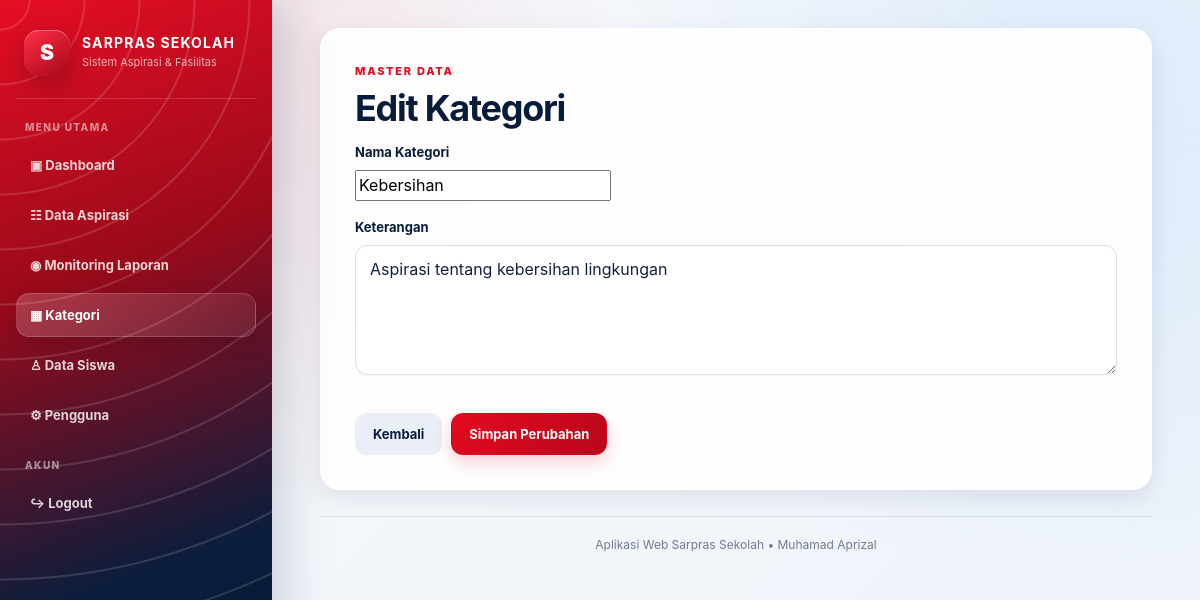
The page /edit_kategori.php?id=2 (signed in) on the database its author committed.
### tables this page shows
CREATE TABLE `kategori` (
    `id_kategori` INT AUTO_INCREMENT PRIMARY KEY,
    `nama_kategori` VARCHAR(100) NOT NULL UNIQUE,
    `keterangan` VARCHAR(255) NULL,
    `created_at` TIMESTAMP DEFAULT CURRENT_TIMESTAMP
);

### edit_kategori.php (the view)
<?php include "auth.php";include "conection.php";$id=(int)($_GET['id']??0);$q=$conn->prepare("SELECT * FROM kategori WHERE id_kategori=?");$q->bind_param("i",$id);$q->execute();$data=$q->get_result()->fetch_assoc();if(!$data)die("Kategori tidak ditemukan.");$error='';if($_SERVER['REQUEST_METHOD']==='POST'){$nama=trim($_POST['nama_kategori']??'');$ket=trim($_POST['keterangan']??'');if($nama==='')$error='Nama kategori wajib diisi.';else{$s=$conn->prepare("UPDATE kategori SET nama_kategori=?,keterangan=? WHERE id_kategori=?");$s->bind_param("ssi",$nama,$ket,$id);if($s->execute()){header("Location: kategori.php");exit;}$error=$s->error;}}?>
<!doctype html><html lang="id"><head><meta charset="utf-8"><meta name="viewport" content="width=device-width,initial-scale=1"><title>Edit Kategori</title><link rel="stylesheet" href="./data.css?v=spiderman2026"></head><body><div class="app"><?php include "header.php";?><div class="form-card"><p class="eyebrow">MASTER DATA</p><h1>Edit Kategori</h1><?php if($error):?><div class="alert error"><?=htmlspecialchars($error)?></div><?php endif;?><form method="post"><div class="form-group"><label>Nama Kategori</label><input name="nama_kategori" value="<?=htmlspecialchars($data['nama_kategori'])?>" required></div><div class="form-group"><label>Keterangan</label><textarea name="keterangan"><?=htmlspecialchars($data['keterangan']??'')?></textarea></div><div class="actions"><a class="btn btn-secondary" href="kategori.php">Kembali</a><button class="btn btn-primary">Simpan Perubahan</button></div></form></div><?php include "footer.php";?></div></body></html>

### data.css (style rules this page uses)
:root { --sp-red:#e50920; --sp-red-dark:#a70718; --sp-blue:#071b3a; --sp-blue-2:#0b2d5c; --sp-cyan:#1d8cff; --ink:#14213d; --muted:#6f7b91; --surface:rgba(255,255,255,.88); --surface-solid:#ffffff; --line:rgba(20,33,61,.10); --shadow:0 18px 50px rgba(7,27,58,.12); --shadow-soft:0 8px 24px rgba(7,27,58,.09); --radius:20px; --ease:cubic-bezier(.22,1,.36,1); }
*, *::before, *::after { box-sizing:border-box; }
html { scroll-behavior:smooth; }
body { margin:0; min-height:100vh; color:var(--ink); font-family:Inter,ui-sans-serif,system-ui,-apple-system,BlinkMacSystemFont,"Segoe UI",sans-serif; line-height:1.6; background: radial-gradient(circle at 15% 10%,rgba(229,9,32,.10),transparent 28rem), radial-gradient(circle at 90% 15%,rgba(29,140,255,.10),transparent 30rem), linear-gradient(135deg,#f7f9fc 0%,#eef3fa 100%); overflow-x:hidden; }
body::before { content:""; position:fixed; inset:0; z-index:-1; pointer-events:none; opacity:.34; background-image: radial-gradient(circle at center,transparent 0 4rem,rgba(7,27,58,.045) 4.05rem 4.08rem,transparent 4.12rem 7rem), linear-gradient(30deg,transparent 49.5%,rgba(7,27,58,.035) 50%,transparent 50.5%), linear-gradient(-30deg,transparent 49.5%,rgba(7,27,58,.035) 50%,transparent 50.5%); background-size:140px 140px; mask-image:linear-gradient(to bottom,black,transparent 85%); }
a { color:var(--sp-blue-2); transition:color .22s var(--ease),opacity .22s var(--ease); }
button, input, select, textarea { font:inherit; }
button, .btn, input[type="submit"] { -webkit-tap-highlight-color:transparent; }
.app { min-height:100vh; }
h1,h2,h3 { color:var(--sp-blue); line-height:1.2; margin:0 0 12px; }
h1 { font-size:clamp(25px,3vw,38px); letter-spacing:-.035em; }
p { margin-top:0; }
.eyebrow { margin:0 0 6px; color:var(--sp-red); font-size:11px; font-weight:850; letter-spacing:.16em; }
.card, .panel, .form-card { background:var(--surface); border:1px solid rgba(255,255,255,.85); border-radius:var(--radius); box-shadow:var(--shadow-soft); backdrop-filter:blur(16px); }
.form-card { padding:clamp(20px,4vw,34px); }
.toolbar, .actions { display:flex; align-items:center; flex-wrap:wrap; gap:9px; }
.form-group { margin-bottom:16px; }
.form-group label { display:block; margin-bottom:7px; color:var(--sp-blue); font-size:13px; font-weight:750; }
input[type="text"], input[type="password"], input[type="email"], input[type="search"], input[type="number"], select, textarea { width:100%; min-height:46px; margin:0 0 14px; padding:11px 14px; color:var(--ink); background:rgba(255,255,255,.94); border:1px solid rgba(20,33,61,.14); border-radius:13px; outline:none; box-shadow:0 2px 0 rgba(7,27,58,.02); transition:border-color .22s var(--ease),box-shadow .22s var(--ease),transform .22s var(--ease),background .22s var(--ease); }
textarea { min-height:130px; resize:vertical; }
.btn, button, input[type="submit"], .btn-edit, .btn-hapus { display:inline-flex; align-items:center; justify-content:center; min-height:42px; gap:7px; padding:10px 17px; border:1px solid transparent; border-radius:12px; color:#fff; background:linear-gradient(135deg,var(--sp-red),#b7071b); box-shadow:0 7px 18px rgba(229,9,32,.20); cursor:pointer; text-decoration:none; font-size:13px; font-weight:750; transition:transform .24s var(--ease),box-shadow .24s var(--ease),filter .24s var(--ease),background .24s var(--ease); }
.btn-primary { background:linear-gradient(135deg,var(--sp-red),#b7071b); }
.btn-secondary { color:var(--sp-blue)!important; background:#e9eef7!important; box-shadow:none!important; }

### rows shown on the page
kategori: nama_kategori "Kebersihan", keterangan "Aspirasi tentang kebersihan lingkungan"
